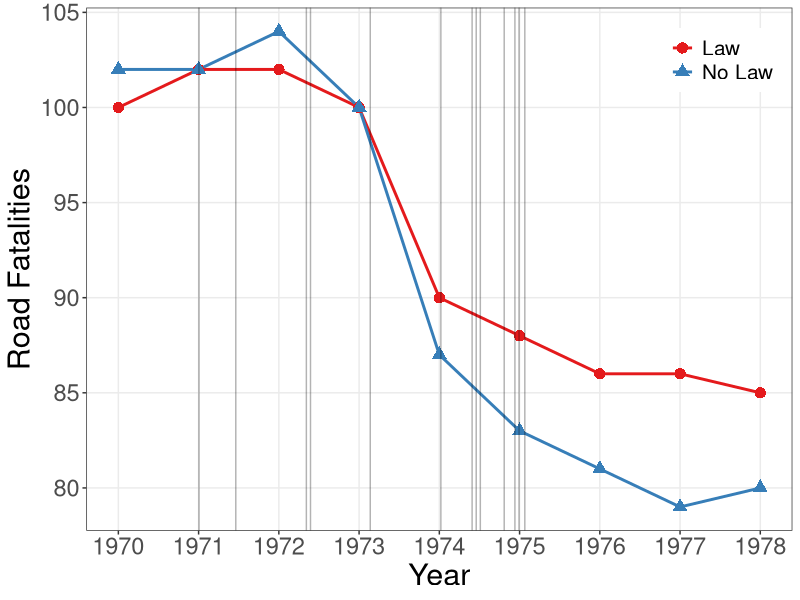

Reproduce this figure in R.
#' Graph Designer: Weikai Chen, Scott Cohn
#' Source: The Efficacy of Seat Belt Legislation, John G.U. Adams 1982
#' Link: http://john-adams.co.uk/wp-content/uploads/2006/SAE%20seatbelts.pdf 

library(tidyverse)
#setwd("~/Documents/Code/")
# create the data frame called rad,
# short for road accidetn death
color <- c("#E41A1C", "#377EB8")

rad <- data.frame(
    "Year" = 1970:1978,
    "Law" = c(100, 102, 102, 100, 90, 88, 86, 86, 85),
    "NoLaw" = c(102, 102, 104, 100, 87, 83, 81, 79, 80))

# the date when the Law passed in thirteen states
LawPass <- c(1971.0046, 1971.4634, 1972.3429,
             1972.3945, 1973.1392, 1974.0192,
             1974.4086, 1974.4597, 1974.5109,
             1974.8085, 1974.9419, 1974.9934,
             1975.0654)
# Plot
plot.rad <- ggplot(data = rad, aes(x = Year)) +
    geom_line(aes( y = Law, color = 'Law'),
              size = 1) +
    geom_point(aes( y = Law, color = 'Law', shape = 'Law'), size = 3)+
    geom_line(aes( y = NoLaw, color = 'No Law'),
              size = 1) +
    geom_point(aes(y = NoLaw, color = 'No Law', shape = 'No Law'), size = 3)+
    geom_vline(xintercept = LawPass,
               aes(color = 'LawPass'),
               alpha = 0.3) +
    labs(y = 'Road Fatalities') +
    scale_x_continuous(breaks = 1970:1978) + 
    scale_color_brewer(palette = "Set1") +
    # scale_shape_manual(breaks = c("Law", "No Law"), 
    #                    labels = c("Law", "No Law")) + 
    theme_bw() + 
    theme(panel.grid.minor = element_blank(),
          legend.position = c(0.9, 0.9),
          legend.title = element_blank(),
          legend.text = element_text(size = 15),
          axis.title = element_text(size = 22),
          axis.text = element_text(size = 17))

dfplot <- 
    rad %>% 
    gather(key = law, value = fatalities, -Year) %>% 
    mutate(law = factor(law))

plot.rad2 <- 
    dfplot %>% 
    ggplot(aes(x = Year, y = fatalities, group = law, color = law)) + 
    geom_line(size = 1) + 
    geom_point(aes(shape = law), size = 3.5) +
    geom_vline(xintercept = LawPass,
               aes(color = 'LawPass'),
               alpha = 0.3) +
    labs(y = 'Road Fatalities') +
    scale_x_continuous(breaks = 1970:1978) + 
    scale_color_brewer(palette = "Set1", 
                       name = "Presence of Law",
                       breaks = c("Law", "NoLaw"), 
                       labels = c("Law", "No Law")) +
    scale_shape_discrete(name = "Presence of Law",
                       breaks = c("Law", "NoLaw"), 
                       labels = c("Law", "No Law")) + 
    theme_bw() + 
    theme(panel.grid.minor = element_blank(),
          legend.position = c(0.9, 0.9),
          legend.title = element_blank(),
          legend.text = element_text(size = 15),
          axis.title = element_text(size = 22),
          axis.text = element_text(size = 17))


# save the figure
ggsave(plot = plot.rad2, "public_mechanism/road_accident_death.pdf", width = 8, height = 6, units = "in")
